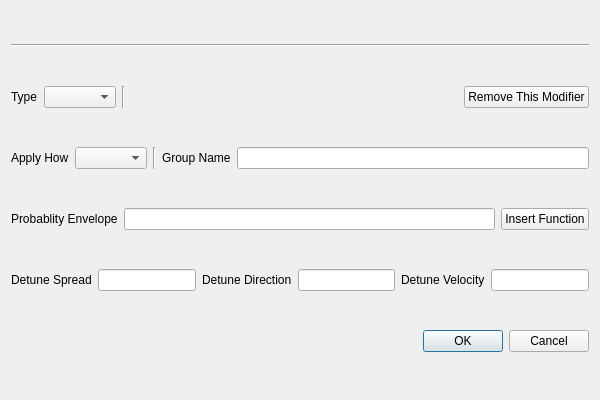
<?xml version="1.0" encoding="UTF-8"?>
<ui version="4.0">
 <class>ModifierDialog</class>
 <widget class="QDialog" name="ModifierDialog">
  <property name="geometry">
   <rect>
    <x>0</x>
    <y>0</y>
    <width>600</width>
    <height>400</height>
   </rect>
  </property>
  <property name="windowTitle">
   <string>Modifier</string>
  </property>
  <layout class="QVBoxLayout" name="MainVBox">
   <item>
    <widget class="QFrame" name="line">
     <property name="frameShape">
      <enum>QFrame::HLine</enum>
     </property>
     <property name="frameShadow">
      <enum>QFrame::Sunken</enum>
     </property>
    </widget>
   </item>
   <item>
    <layout class="QHBoxLayout" name="hbox1">
     <item>
      <widget class="QLabel" name="label1">
       <property name="text">
        <string>Type</string>
       </property>
      </widget>
     </item>
     <item>
      <widget class="QComboBox" name="typeCombobox"/>
     </item>
     <item>
      <widget class="QFrame" name="vseparator1">
       <property name="frameShape">
        <enum>QFrame::VLine</enum>
       </property>
       <property name="frameShadow">
        <enum>QFrame::Sunken</enum>
       </property>
      </widget>
     </item>
     <item>
      <spacer name="horizontalSpacer">
       <property name="orientation">
        <enum>Qt::Horizontal</enum>
       </property>
       <property name="sizeHint" stdset="0">
        <size>
         <width>40</width>
         <height>20</height>
        </size>
       </property>
      </spacer>
     </item>
     <item>
      <widget class="QPushButton" name="removeModifierButton">
       <property name="text">
        <string>Remove This Modifier</string>
       </property>
      </widget>
     </item>
    </layout>
   </item>
   <item>
    <layout class="QHBoxLayout" name="hbox6">
     <item>
      <widget class="QLabel" name="label2">
       <property name="text">
        <string>Apply How</string>
       </property>
      </widget>
     </item>
     <item>
      <widget class="QComboBox" name="applyHowCombobox"/>
     </item>
     <item>
      <widget class="QFrame" name="vseparator2">
       <property name="frameShape">
        <enum>QFrame::VLine</enum>
       </property>
       <property name="frameShadow">
        <enum>QFrame::Sunken</enum>
       </property>
      </widget>
     </item>
     <item>
      <widget class="QLabel" name="label3">
       <property name="text">
        <string>Group Name</string>
       </property>
      </widget>
     </item>
     <item>
      <widget class="QLineEdit" name="groupNameEntry">
       <property name="echoMode">
        <enum>QLineEdit::Normal</enum>
       </property>
      </widget>
     </item>
    </layout>
   </item>
   <item>
    <layout class="QHBoxLayout" name="hbox2">
     <item>
      <widget class="QLabel" name="label4">
       <property name="text">
        <string>Probablity Envelope</string>
       </property>
      </widget>
     </item>
     <item>
      <widget class="QLineEdit" name="probablityEnvelopeEntry">
       <property name="echoMode">
        <enum>QLineEdit::Normal</enum>
       </property>
      </widget>
     </item>
     <item>
      <widget class="QPushButton" name="probablityEnvelopeButton">
       <property name="text">
        <string>Insert Function</string>
       </property>
      </widget>
     </item>
    </layout>
   </item>
   <item>
    <layout class="QHBoxLayout" name="hboxdetune">
     <item>
      <widget class="QLabel" name="detunespread">
       <property name="text">
        <string>Detune Spread</string>
       </property>
      </widget>
     </item>
     <item>
      <widget class="QLineEdit" name="SpreadEntry">
       <property name="echoMode">
        <enum>QLineEdit::Normal</enum>
       </property>
      </widget>
     </item>
     <item>
      <widget class="QLabel" name="detunedirection">
       <property name="text">
        <string>Detune Direction</string>
       </property>
      </widget>
     </item>
     <item>
      <widget class="QLineEdit" name="DirectionEntry">
       <property name="echoMode">
        <enum>QLineEdit::Normal</enum>
       </property>
      </widget>
     </item>
     <item>
      <widget class="QLabel" name="detunevelocity">
       <property name="text">
        <string>Detune Velocity</string>
       </property>
      </widget>
     </item>
     <item>
      <widget class="QLineEdit" name="VelocityEntry">
       <property name="echoMode">
        <enum>QLineEdit::Normal</enum>
       </property>
      </widget>
     </item>
    </layout>
   </item>
   <item>
    <widget class="QDialogButtonBox" name="buttonBox">
     <property name="orientation">
      <enum>Qt::Horizontal</enum>
     </property>
     <property name="standardButtons">
      <set>QDialogButtonBox::Cancel|QDialogButtonBox::Ok</set>
     </property>
    </widget>
   </item>
  </layout>
 </widget>
 <resources/>
 <connections>
  <connection>
   <sender>buttonBox</sender>
   <signal>accepted()</signal>
   <receiver>ModifierDialog</receiver>
   <slot>accept()</slot>
   <hints>
    <hint type="sourcelabel">
     <x>248</x>
     <y>254</y>
    </hint>
    <hint type="destinationlabel">
     <x>157</x>
     <y>274</y>
    </hint>
   </hints>
  </connection>
  <connection>
   <sender>buttonBox</sender>
   <signal>rejected()</signal>
   <receiver>ModifierDialog</receiver>
   <slot>reject()</slot>
   <hints>
    <hint type="sourcelabel">
     <x>316</x>
     <y>260</y>
    </hint>
    <hint type="destinationlabel">
     <x>286</x>
     <y>274</y>
    </hint>
   </hints>
  </connection>
 </connections>
</ui> 
